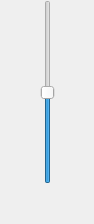
<?xml version="1.0" encoding="UTF-8"?>
<ui version="4.0">
 <class>EqualizerSlider</class>
 <widget class="QWidget" name="EqualizerSlider">
  <property name="geometry">
   <rect>
    <x>0</x>
    <y>0</y>
    <width>94</width>
    <height>224</height>
   </rect>
  </property>
  <property name="minimumSize">
   <size>
    <width>0</width>
    <height>100</height>
   </size>
  </property>
  <property name="windowTitle">
   <string>Equalizer</string>
  </property>
  <layout class="QVBoxLayout" name="verticalLayout">
   <property name="leftMargin">
    <number>0</number>
   </property>
   <property name="topMargin">
    <number>0</number>
   </property>
   <property name="rightMargin">
    <number>0</number>
   </property>
   <property name="bottomMargin">
    <number>0</number>
   </property>
   <item>
    <layout class="QHBoxLayout" name="horizontalLayout">
     <item>
      <spacer name="spacer_left">
       <property name="orientation">
        <enum>Qt::Horizontal</enum>
       </property>
       <property name="sizeHint" stdset="0">
        <size>
         <width>0</width>
         <height>0</height>
        </size>
       </property>
      </spacer>
     </item>
     <item>
      <widget class="StickySlider" name="slider">
       <property name="minimum">
        <number>-100</number>
       </property>
       <property name="maximum">
        <number>100</number>
       </property>
       <property name="orientation">
        <enum>Qt::Vertical</enum>
       </property>
       <property name="sticky_center" stdset="0">
        <number>0</number>
       </property>
       <property name="sticky_threshold" stdset="0">
        <number>10</number>
       </property>
      </widget>
     </item>
     <item>
      <spacer name="spacer_right">
       <property name="orientation">
        <enum>Qt::Horizontal</enum>
       </property>
       <property name="sizeHint" stdset="0">
        <size>
         <width>0</width>
         <height>0</height>
        </size>
       </property>
      </spacer>
     </item>
    </layout>
   </item>
   <item>
    <widget class="QLabel" name="band">
     <property name="enabled">
      <bool>true</bool>
     </property>
     <property name="alignment">
      <set>Qt::AlignCenter</set>
     </property>
    </widget>
   </item>
   <item>
    <widget class="QLabel" name="gain">
     <property name="sizePolicy">
      <sizepolicy hsizetype="Minimum" vsizetype="Preferred">
       <horstretch>0</horstretch>
       <verstretch>0</verstretch>
      </sizepolicy>
     </property>
     <property name="toolTip">
      <string notr="true"/>
     </property>
     <property name="text">
      <string/>
     </property>
     <property name="alignment">
      <set>Qt::AlignCenter</set>
     </property>
    </widget>
   </item>
  </layout>
 </widget>
 <customwidgets>
  <customwidget>
   <class>StickySlider</class>
   <extends>QSlider</extends>
   <header>widgets/stickyslider.h</header>
  </customwidget>
 </customwidgets>
 <resources/>
 <connections/>
</ui>
